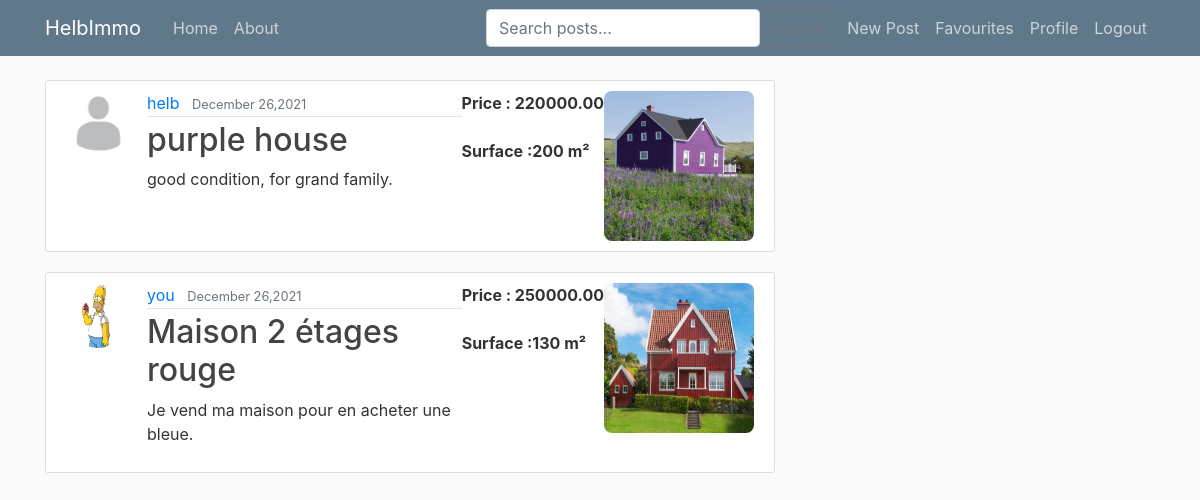
Page /favourites/ (signed in) on the committed database.
### Immo/models.py (models this page shows, shortened)
class Post(models.Model):
    title = models.CharField(max_length=100)
    price = models.DecimalField(default=0, max_digits=9, decimal_places=2, validators=[MinValueValidator(Decimal(1))])
    surface = models.DecimalField(default=0, max_digits=9, decimal_places=0, validators=[MinValueValidator(Decimal(1))])
    content = models.TextField()
    date_posted = models.DateTimeField(default=timezone.now)
    author = models.ForeignKey(User, on_delete=models.CASCADE)
    image = models.ImageField(null=True, blank=True, upload_to="images/")
    favourite = models.ManyToManyField(User, related_name='favourite', blank=True)
    situation = models.ForeignKey(Situation, on_delete=models.CASCADE, null=True)

### users/models.py (models this page shows, shortened)
class Profile(models.Model):
    user = models.OneToOneField(User, on_delete=models.CASCADE)
    image = models.ImageField(default='default.jpg', upload_to='profile_pics')

### Immo/views.py (the view)
# urls.py: path('favourites/', views.post_favourite_list, name = "post_favourite_list"),
def post_favourite_list(request):
    user = request.user
    favourite_posts = user.favourite.all()
    context = {
        'favourite_posts': favourite_posts,
    }
    return render(request,'Immo/post_favourite_list.html', context)

### Immo/templates/Immo/post_favourite_list.html
{% extends 'Immo/base.html' %}
{% block content %}
{% for post in favourite_posts %}
<article class="media content-section">
    <img class="rounded-circle article-img" src="{{ post.author.profile.image.url }}">
    <div class="media-body">
        <div class="article-metadata">
            <a class="mr-2" href="{% url 'user-posts' post.author.username %}">{{ post.author }}</a>
            <small class="text-muted">{{ post.date_posted|date:"F d,Y" }}</small>
        </div>
        <h2><a class="article-title" href="{% url 'post-detail' post.id %}">{{ post.title }}</a></h2>
        <p class="article-content">{{ post.content }}</p>
    </div>
    <p class="article-content" right><strong>Price : {{ post.price }}<br/><br/>Surface :{{ post.surface }} m²</strong>
    </p>
     {% if post.image %}
    <img src="{{post.image.url }}" width="150" height="150" style="border-radius: 8px;">
    {% endif %}
</article>
{% endfor %}
{% endblock %}

### Immo/static/Immo/main.css (style rules this page uses)
body { background: #fafafa; color: #333333; margin-top: 5rem; }
h1, h2, h3, h4, h5, h6 { color: #444444; }
.content-section { background: #ffffff; padding: 10px 20px; border: 1px solid #dddddd; border-radius: 3px; margin-bottom: 20px; }
.article-title { color: #444444; }
.article-content { white-space: pre-line; }
.article-img { height: 65px; width: 65px; margin-right: 16px; }
.article-metadata { padding-bottom: 1px; margin-bottom: 4px; border-bottom: 1px solid #e3e3e3 }

### rows in the picture
Post: author.profile.image (placeholder picture), author "helb", date_posted "December 26,2021", title "purple house", content "good condition, for grand family.", price "220000.00", surface "200", image (picture)
Post: author.profile.image (picture), author "you", date_posted "December 26,2021", title "Maison 2 étages rouge", content "Je vend ma maison pour en acheter une bleue.", price "250000.00", surface "130", image (picture)
